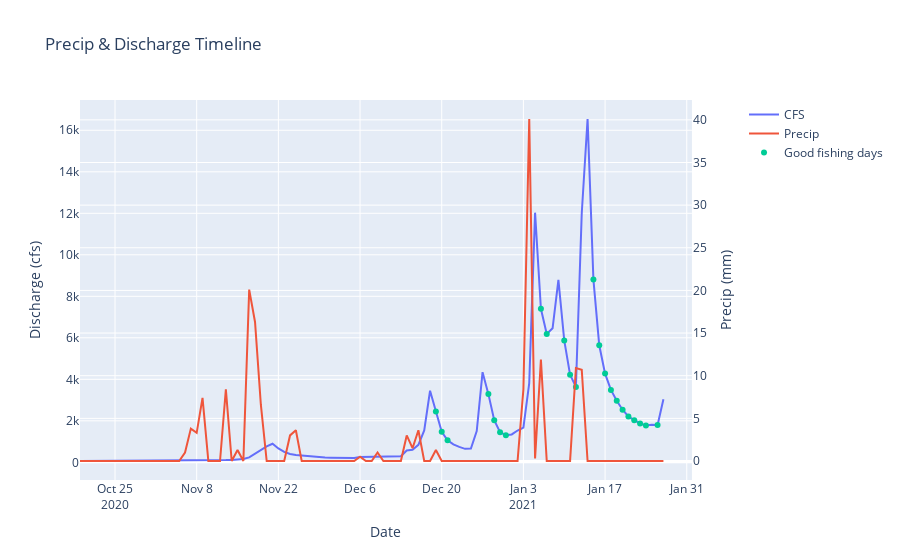

Notebook code cell kept with this figure:
### Code cell
eel = full.loc[full['Name']=='Eel River Scotia']
eel.reset_index(inplace=True)
eel['Precip_Shift'] = eel.Precip.shift(1)
dates = eel.loc[eel.BestDays==1].Date.values
BestDayValues = eel.CFS.loc[eel.BestDays==1].values
# Create figure with secondary y-axis
fig = make_subplots(specs=[[{"secondary_y": True}]])

# Add traces
fig.add_trace(
    go.Scatter(x=eel.Date, y=eel.CFS, name="CFS"),
    secondary_y=False,
)

fig.add_trace(
    go.Scatter(x=eel.Date, y=eel.Precip, name="Precip"),
    secondary_y=True,
)

# Add figure title
fig.update_layout(
    title_text="Precip & Discharge Timeline"
)

# Set x-axis title
fig.update_xaxes(title_text="Date")

# Set y-axes titles
fig.update_yaxes(title_text="Discharge (cfs)", secondary_y=False)
fig.update_yaxes(title_text="Precip (mm)", secondary_y=True)
fig.add_scatter(x=dates,y=BestDayValues,mode='markers',name='Good fishing days')
fig.show()
